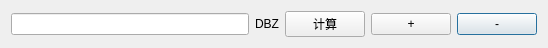
<?xml version="1.0" encoding="UTF-8"?>
<ui version="4.0">
 <class>DBZDialog</class>
 <widget class="QDialog" name="DBZDialog">
  <property name="geometry">
   <rect>
    <x>0</x>
    <y>0</y>
    <width>548</width>
    <height>43</height>
   </rect>
  </property>
  <property name="windowTitle">
   <string>等值面生成设置</string>
  </property>
  <layout class="QGridLayout" name="gridLayout_2">
   <item row="0" column="0">
    <layout class="QGridLayout" name="gridLayout">
     <item row="0" column="0">
      <widget class="QLineEdit" name="lineEdit_0"/>
     </item>
     <item row="0" column="1">
      <widget class="QLabel" name="label">
       <property name="text">
        <string>DBZ</string>
       </property>
      </widget>
     </item>
     <item row="0" column="4">
      <widget class="QPushButton" name="pushBtnDel_0">
       <property name="sizePolicy">
        <sizepolicy hsizetype="Fixed" vsizetype="Fixed">
         <horstretch>0</horstretch>
         <verstretch>0</verstretch>
        </sizepolicy>
       </property>
       <property name="text">
        <string>-</string>
       </property>
      </widget>
     </item>
     <item row="0" column="2">
      <widget class="QPushButton" name="pushBtnCal_0">
       <property name="sizePolicy">
        <sizepolicy hsizetype="Fixed" vsizetype="Fixed">
         <horstretch>0</horstretch>
         <verstretch>0</verstretch>
        </sizepolicy>
       </property>
       <property name="text">
        <string>计算</string>
       </property>
      </widget>
     </item>
     <item row="0" column="3">
      <widget class="QPushButton" name="pushBtnAdd_0">
       <property name="sizePolicy">
        <sizepolicy hsizetype="Fixed" vsizetype="Fixed">
         <horstretch>0</horstretch>
         <verstretch>0</verstretch>
        </sizepolicy>
       </property>
       <property name="text">
        <string>+</string>
       </property>
       <property name="iconSize">
        <size>
         <width>16</width>
         <height>16</height>
        </size>
       </property>
      </widget>
     </item>
    </layout>
   </item>
  </layout>
 </widget>
 <layoutdefault spacing="6" margin="11"/>
 <resources/>
 <connections/>
</ui>
